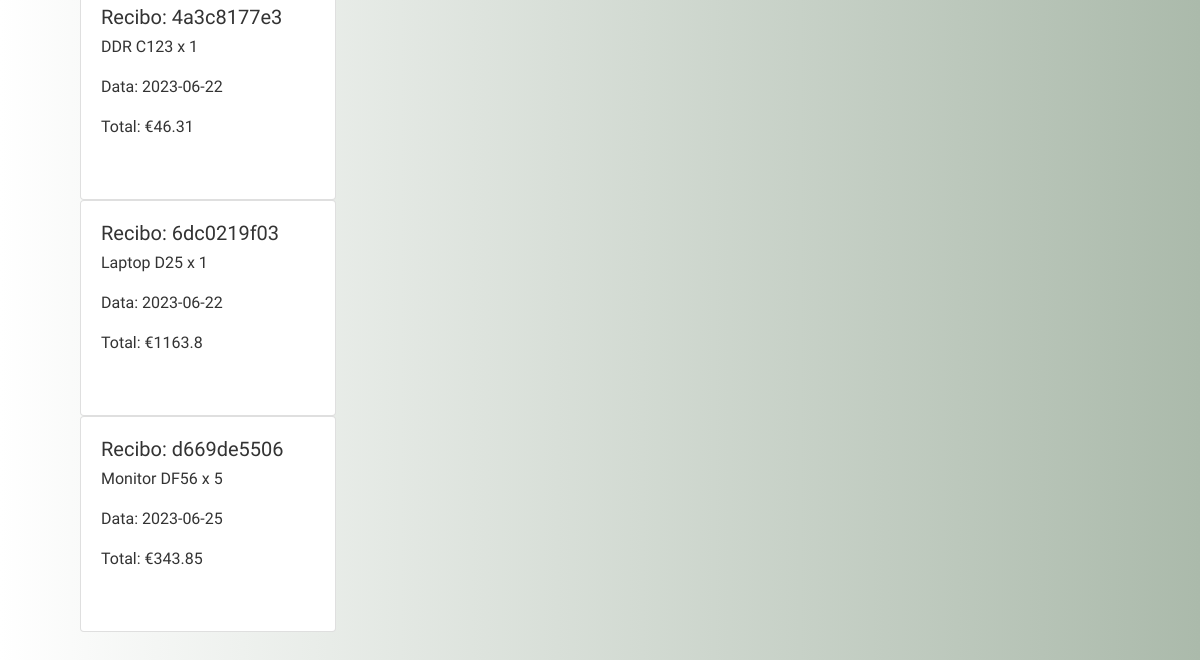
Page /view-orders/1 (signed in, lower part) on the earlier database version.
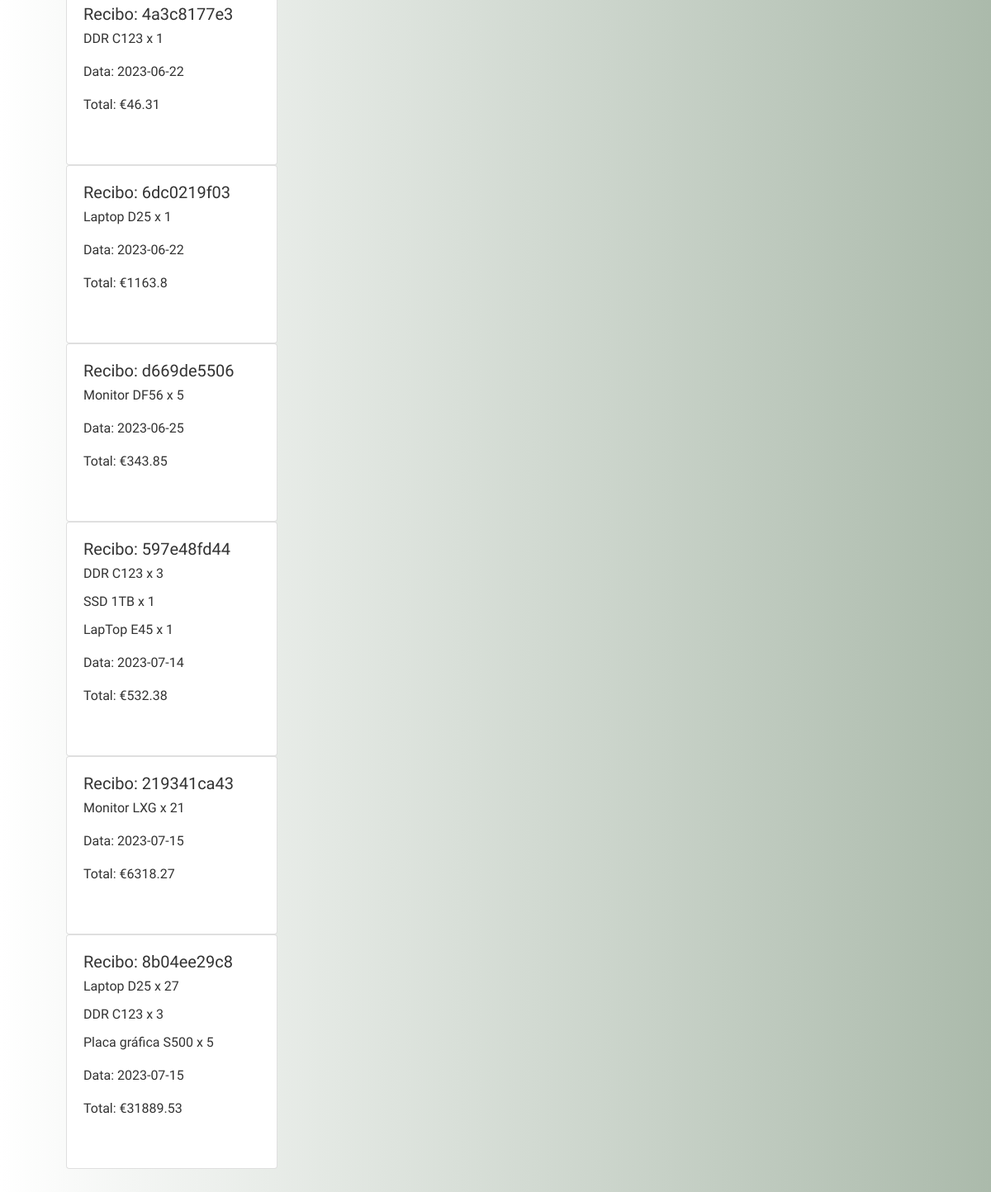
Same page on the later database version.
### infortech/users/models.py (models this page shows, shortened)
class UserOrder(db.Model):
    id = db.Column(db.Integer, primary_key=True)
    invoice = db.Column(db.String(20), unique=True, nullable=False)
    customer_id = db.Column(db.Integer, unique=False, nullable=False)
    order_NIF = db.Column(db.Integer, unique=False)
    order_total = db.Column(db.Float, nullable=False)
    date_created = db.Column(db.DateTime, nullable=False, default=datetime.utcnow)
    orders = db.Column(JsonEncodeDict)

### infortech/products/models.py (models this page shows, shortened)
class Product(db.Model):
    id = db.Column(db.Integer, primary_key=True)
    pub_date = db.Column(db.DateTime, default=datetime.utcnow)
    name = db.Column(db.String(80), nullable=False)
    max_stock = db.Column(db.Integer, nullable=False)
    stock = db.Column(db.Integer, nullable=False)
    sector = db.Column(db.Integer, nullable=False)
    supplier_discount = db.Column(db.Integer, nullable=False)
    base_price = db.Column(db.Float, nullable=False)
    price_paid = db.Column(db.Float, nullable=False)
    product_IVA = db.Column(db.Integer, nullable=False)
    price = db.Column(db.Numeric(10, 2), nullable=False)
    total_order = db.Column(db.Integer, nullable=False)
    supplier_id = db.Column(db.Integer, db.ForeignKey('supplier.id'),
                            nullable=False)
    supplier = db.relationship('Supplier',
                               backref=db.backref('products', lazy=True))
    category_id = db.Column(db.Integer, db.ForeignKey('category.id'),
                            nullable=False)
    category = db.relationship('Category',
                               backref=db.backref('categories', lazy=True))

### infortech/admin/routes.py (the view)
@app.route('/view-orders/<int:id>', methods=['GET', 'POST'])
def view_orders(id):
    if 'username' not in session:
        flash(f'Login necessário para continuar', 'danger')
        return redirect(url_for('login_admin'))
    products = Product.query.all()
    user = User.query.filter_by(id=id)
    orders = UserOrder.query.filter_by(customer_id=id)
    return render_template('admin/view_orders.html', user=user, orders=orders, products=products)

### infortech/users/models.py (called while the page is built)
    def process_result_value(self, value, dialect):
        if value is None:
            return {}
        else:
            return json.loads(value)

### infortech/templates/admin/view_orders.html (shortened to what this page needs)
{% extends "layout.html" %}
{% block content %}
<div class="container">
    {% for order in orders %}
    <div class="card" style="width: 16rem;">
  <div class="card-body">
    <h5 class="card-title">Recibo: {{order.invoice}}</h5>
      {% for key, product in order.orders.items() %}
    <p class="card-text">{{product['name']}} x {{product['quantity']}}</p>
      {% endfor %}
      <p>Data: {{order.date_created.strftime('%Y-%m-%d')}}</p>
      <p>Total: €{{order.order_total}}</p>
  </div>
</div>
    {% endfor %}
</div>
{% endblock %}

Differences in the rows shown:
added UserOrder: invoice "597e48fd44", date_created "2023-07-14", order_total "532.38", Product (name "DDR C123", quantity "3")
now on this page (row edited): Product: name "SSD 1TB", quantity "1", shown under "597e48fd44"
now on this page (row edited): Product: name "LapTop E45", quantity "1", shown under "597e48fd44"
added UserOrder: invoice "219341ca43", date_created "2023-07-15", order_total "6318.27"
now on this page (row edited): Product: name "Monitor LXG", quantity "21", shown under "219341ca43"
added UserOrder: invoice "8b04ee29c8", date_created "2023-07-15", order_total "31889.53", Product (name "Laptop D25", quantity "27"), Product (name "DDR C123", quantity "3")
now on this page (row edited): Product: name "Placa gráfica S500", quantity "5", shown under "8b04ee29c8"
